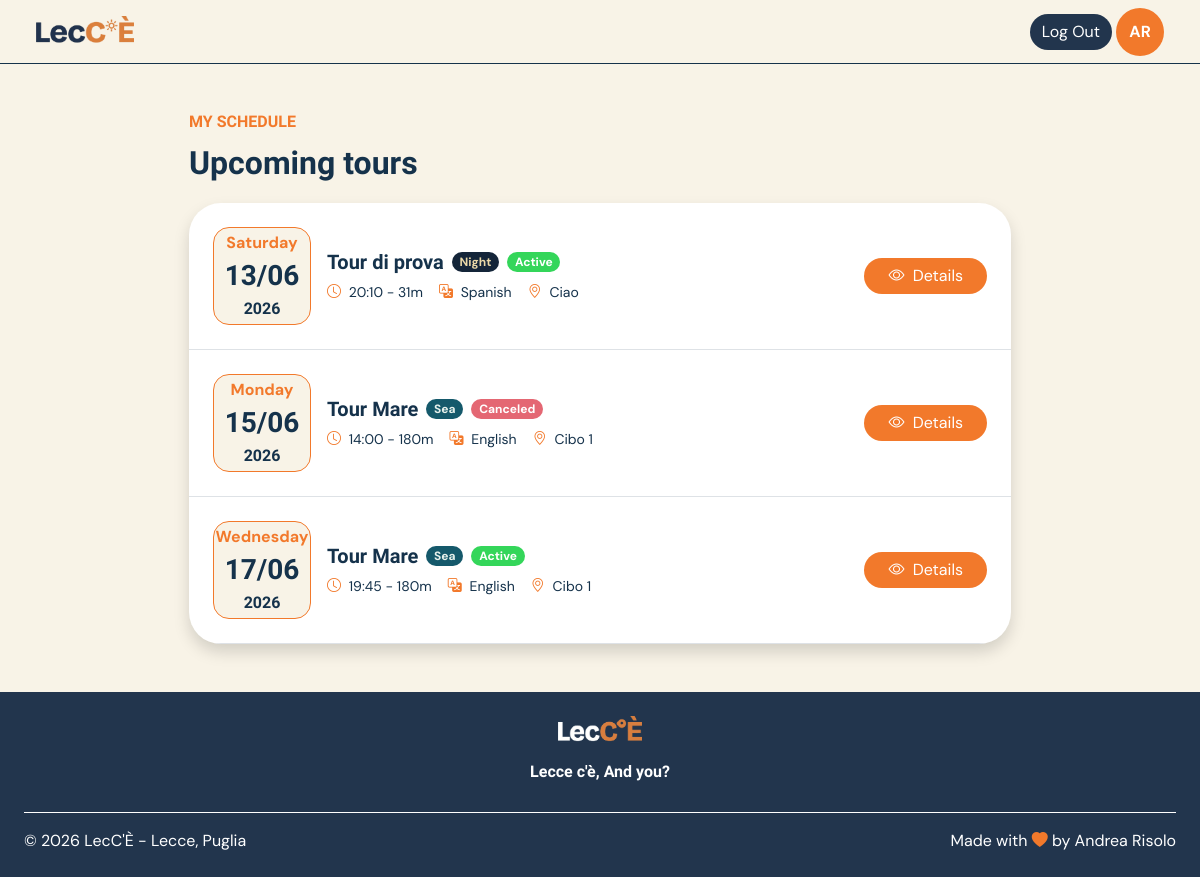
The app's page /schedule (signed in), older data.
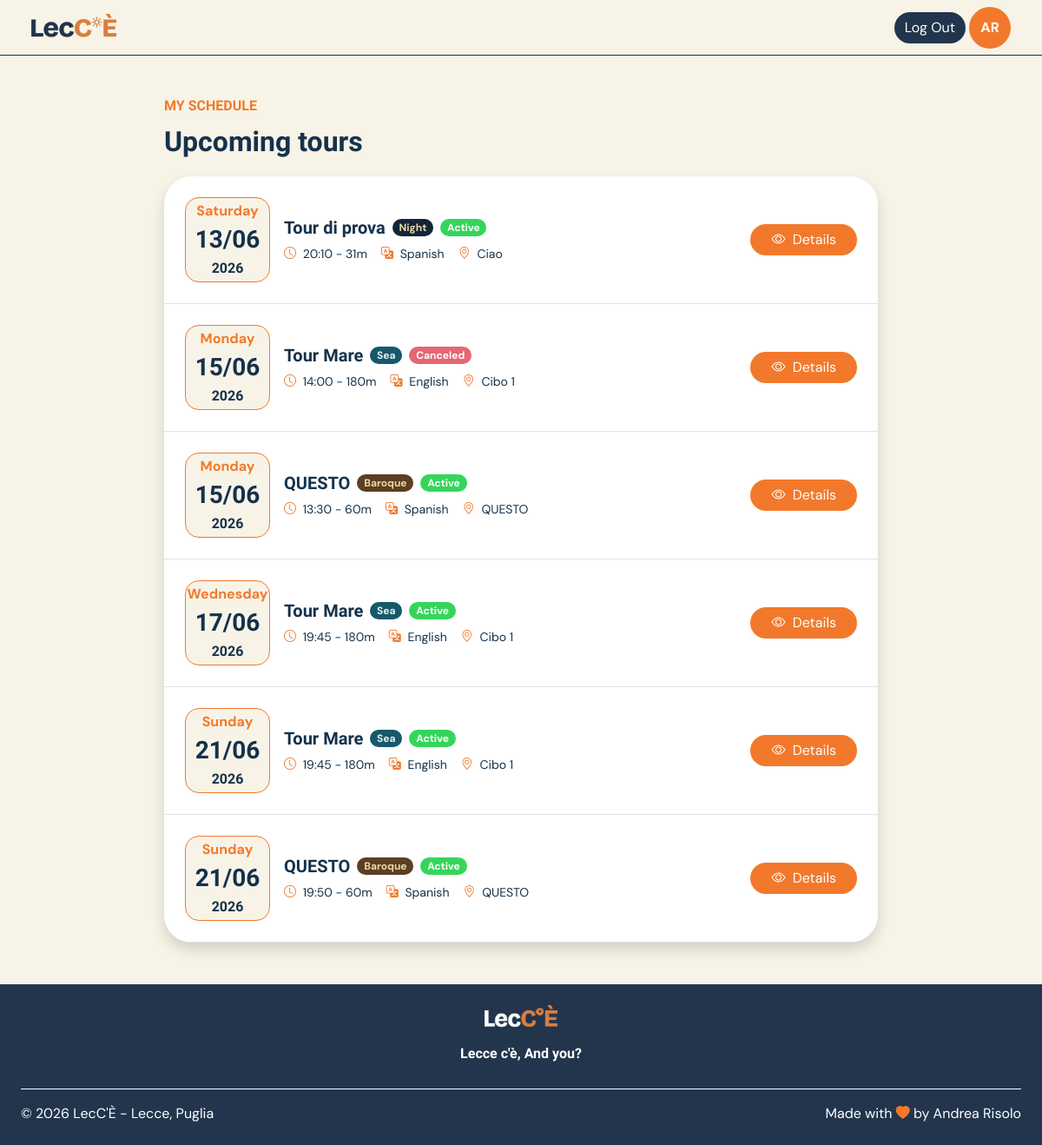
The same page, newer data.
### tables this page shows
CREATE TABLE users (
    id TEXT PRIMARY KEY,
    role TEXT NOT NULL,

    email TEXT NOT NULL UNIQUE,
    password TEXT NOT NULL,

    first_name TEXT NOT NULL,
    last_name TEXT NOT NULL,
    profile_photo TEXT
);

CREATE TABLE "tour_occurrences" (
	"id"	TEXT,
	"tour_id"	TEXT NOT NULL,
	"date"	TEXT NOT NULL,
	"start_time"	TEXT NOT NULL,
	"state"	TEXT NOT NULL DEFAULT 'not_departed',
	PRIMARY KEY("id"),
	FOREIGN KEY("tour_id") REFERENCES "tours"("id")
);

CREATE TABLE "tours" (
	"id"	TEXT,
	"guide_id"	TEXT NOT NULL,
	"language_id"	TEXT NOT NULL,
	"title"	TEXT NOT NULL,
	"description"	TEXT NOT NULL,
	"duration"	INTEGER NOT NULL,
	"max_participants"	INTEGER NOT NULL,
	"theme_id"	INTEGER NOT NULL,
	"state"	TEXT NOT NULL DEFAULT 'active',
	PRIMARY KEY("id"),
	FOREIGN KEY("guide_id") REFERENCES "users"("id") ON DELETE CASCADE,
	FOREIGN KEY("language_id") REFERENCES "languages"("id") ON DELETE CASCADE,
	FOREIGN KEY("theme_id") REFERENCES "tour_themes"("id")
);

CREATE TABLE "tour_themes" (
	"id"	INTEGER,
	"name"	TEXT NOT NULL,
	"emoji"	TEXT NOT NULL,
	"description"	TEXT NOT NULL,
	PRIMARY KEY("id" AUTOINCREMENT)
);

CREATE TABLE "languages" (
	"id"	INTEGER,
	"name"	TEXT NOT NULL UNIQUE,
	PRIMARY KEY("id" AUTOINCREMENT)
);

CREATE TABLE "stops" (
	"id"	TEXT,
	"tour_id"	TEXT NOT NULL,
	"place_name"	TEXT NOT NULL,
	"order_number"	INTEGER NOT NULL,
	PRIMARY KEY("id"),
	FOREIGN KEY("tour_id") REFERENCES "tours"("id") ON DELETE CASCADE
);

### app.py (the view)
@login_required
@app.route("/schedule")
def personal_schedule():
    today = date.today()
    if current_user.role == "guide":
        occurrences = occurrencies_dao.get_not_empty_occurrences_by_guide_id(current_user.id)
        for occurrence in occurrences:
            occurrence.tour = tours_dao.get_tour_by_id(occurrence.tour_id)
            occurrence.tour.language = languages_dao.get_language_by_id(occurrence.tour.language_id)["name"]
            occurrence.tour.theme = themes_dao.get_theme_by_id(occurrence.tour.theme_id)
            occurrence.tour.stops = stops_dao.get_first_stop_by_tour(occurrence.tour)
        upcoming = occurrences
    else:
        reservations = reservations_dao.get_reservations_by_participant_id(current_user.id)
        occurrencies = []
        for reservation in reservations:
            occurrence = occurrencies_dao.get_occurrence_by_id(reservation.occurrence_id)
            occurrence.tour = tours_dao.get_tour_by_id(occurrence.tour_id)
            occurrence.tour.language = languages_dao.get_language_by_id(occurrence.tour.language_id)["name"]
            occurrence.tour.theme = themes_dao.get_theme_by_id(occurrence.tour.theme_id)
            occurrence.tour.stops = stops_dao.get_first_stop_by_tour(occurrence.tour)
            occurrence.reservation = reservation
            occurrencies.append(occurrence)
        upcoming = occurrencies
    return render_template("personal_schedule.html", upcoming=upcoming)

### app.py (called while the page is built)
@login_manager.user_loader
def load_user(user_id):
    db_user=users_dao.get_user_by_id(user_id)
    return db_user

### database/daos/languages.py (called while the page is built)
@connect_db
def get_language_by_id(conn, cursor, id):
    query="SELECT * FROM languages WHERE id=(?)"
    cursor.execute(query, (id,))
    language=cursor.fetchone()
    if language is None:
        return None
    return dict(language)

### database/daos/occurrencies.py (called while the page is built)
@connect_db
def get_occurrence_by_id(conn, cursor, occurrence_id):
    query="SELECT * FROM tour_occurrences WHERE id=(?)"
    cursor.execute(query, (occurrence_id,))
    occurrence=cursor.fetchone()
    if occurrence is None:
        return None
    occurrence_obj=Occurrence(occurrence["id"], occurrence["tour_id"], datetime.datetime.strptime(occurrence["date"], "%Y-%m-%d"), occurrence["start_time"], occurrence["state"])
    return occurrence_obj

### database/daos/stops.py (called while the page is built)
@connect_db
def get_first_stop_by_tour(conn, cursor, tour):
    query = "SELECT place_name FROM stops WHERE tour_id=(?) ORDER BY order_number ASC LIMIT 1"
    cursor.execute(query, (tour.id,))
    stop = cursor.fetchone()
    if stop:
        return stop["place_name"]
    else:
        return None

### database/daos/themes.py (called while the page is built)
@connect_db
def get_theme_by_id(conn, cursor, id):
    query="SELECT * FROM tour_themes WHERE id=(?)"
    cursor.execute(query, (id,))
    theme=cursor.fetchone()
    if theme is None:
        return None
    theme_obj=Theme(theme["id"], theme["name"], theme["emoji"], theme["description"])
    return theme_obj

### database/daos/tours.py (called while the page is built)
@connect_db
def get_tour_by_id(conn, cursor, id):
    query="SELECT * FROM tours WHERE id=(?)"
    cursor.execute(query, (id,))
    tour=cursor.fetchone()
    if tour is None:
        return None
    tour_obj=Tour(tour["id"], tour["title"], tour["description"], tour["duration"], tour["max_participants"], tour["theme_id"], tour["language_id"], tour["guide_id"], tour["state"])
    return tour_obj

### database/daos/users.py (called while the page is built)
@connect_db
def get_user_by_id(conn, cursor, id):
    query="SELECT * FROM users WHERE id=(?)"
    cursor.execute(query, (id,))
    user=cursor.fetchone()
    if user is None:
        return None
    user_obj=User(user["id"], user["role"], user["email"], user["password"], user["first_name"], user["last_name"], user["profile_photo"])
    return user_obj

### utilities/db_connection.py (called while the page is built)
def connect_db(func):
    @wraps(func)
    def wrapper(*args, **kwargs):
        conn = sqlite3.connect(DB_PATH)
        conn.row_factory = sqlite3.Row
        cursor = conn.cursor()
        try:
            return func(conn, cursor, *args, **kwargs)
        finally:
            cursor.close()
            conn.close()
    return wrapper

### templates/personal_schedule.html (shortened to what this page needs)
{% extends "base.html" %}
{% block content %}
<main class="mx-4 my-5">
    <div class="container w-75">
        <section class="mb-5">
            <div class="mb-3">
                <h1 class="lecce-text-impact lecce-primary-color fw-bold mb-2 fs-6">
                    MY SCHEDULE
                </h1>
                <span class="lecce-text-impact lecce-secondary-color fw-bold mb-0 fs-2">
                    Upcoming tours
                </span>
            </div>
            <div class="bg-white rounded-5 shadow overflow-hidden">
                {% if upcoming|length > 0 %}
                {% for occurrence in upcoming %}
                {% include "booking_card.html" %}
                {% endfor %}
                {% else %}
                <div class="d-flex justify-content-center p-4">
                    <p class="mb-0">No upcoming occurrences found</p>
                </div>
                {% endif %}
            </div>
        </section>
    </div>
</main>
{% endblock %}

### templates/base.html (shortened to what this page needs)
<!doctype html>
<html lang="en">
<head>
    <link href="https://cdn.jsdelivr.net/npm/bootstrap@5.3.5/dist/css/bootstrap.min.css" rel="stylesheet"
>
    <link rel="stylesheet" href="https://cdn.jsdelivr.net/npm/bootstrap-icons@1.11.3/font/bootstrap-icons.min.css">
    <link rel="stylesheet" href="{{ url_for('static', filename='css/style.css') }}">
    <link rel="stylesheet" href="{{ url_for('static', filename='css/themes.css') }}">
    <link rel="stylesheet" href="https://cdn.jsdelivr.net/npm/flatpickr/dist/flatpickr.min.css">
</head>
<body>
    <header class="lecce-header">
        <nav class="navbar mx-4">
            <div class="container-fluid d-flex align-items-center justify-content-between">
                <a class="navbar-brand d-flex align-items-center" href="{{ url_for('home') }}">
                    <img class="lecce-logo p-0 m-0"
                        src="{{ url_for('static', filename='images/utility_images/LecCE_logo_primary.png') }}"
                        alt="LecCÈ Logo">
                </a>
                {% if current_user.is_authenticated %}
                <div class="d-flex align-items-center gap-1">
                    <a class="btn lecce-btn lecce-secondary-background" href="{{ url_for('logout') }}">Log Out</a>
                    <a href="{{ url_for('my_profile') }}" class="text-decoration-none">
                        {% if current_user.profile_photo is not none %}
                        <div class="profile-initials p-1"><img src="{{ url_for('static', filename='images/profile_photos/' ~ current_user.profile_photo) }}" alt="Profile Photo" class="img-fluid rounded-circle object-fit-cover"></div>
                        {% else %}
                        <div class="profile-initials fw-bold p-2">{{ current_user.first_name[0].upper() }}{{
                            current_user.last_name[0].upper() }}</div>
                        {% endif %}
                    </a>
                </div>
                {% else %}
                <div class="d-flex align-items-center gap-1">
                    <a class="btn lecce-btn lecce-primary-background" href="{{ url_for('login') }}">Log In</a>
                    <a class="btn lecce-btn lecce-secondary-background" href="{{ url_for('register') }}">Sign Up</a>
                </div>
                {% endif %}
            </div>
        </nav>
    </header>
    <div class="container-fluid">
        {%block content %}{% endblock %}
    </div>
    <footer class="lecce-secondary-background mt-1 p-4">
        <div class="d-flex flex-column align-items-center text-center">
            <img class="lecce-logo mb-2"
                src="{{ url_for('static', filename='images/utility_images/LecCE_logo_secondary.png') }}"
                alt="LecCÈ Logo">
            <p class="lecce-text-impact fw-semibold lh-lg mb-4">
                Lecce c'è, And you?
            </p>
        </div>
        <div class="d-flex flex-column flex-md-row justify-content-between gap-2 border-top border-white pt-3">
            <span class="mb-0">
                © 2026 LecC'È - Lecce, Puglia
            </span>
            <span class="mb-0">
                Made with <i class="bi bi-heart-fill lecce-primary-color"></i> by Andrea Risolo
            </span>
        </div>
    </footer>
</body>
</html>

### templates/booking_card.html
<div class="d-flex flex-row align-items-center justify-content-between gap-3 p-4 border-bottom">
    <div class="d-flex align-items-center gap-3">
        <div class="rounded-4 lecce-profile-date p-5">
            <span class="lecce-primary-color fw-bold mb-0 fs-6">{{ occurrence.date.strftime('%A') }}</span>
            <span class="lecce-text-impact lecce-secondary-color fw-bold fs-3 mb-0">{{ occurrence.date.strftime('%d/%m')
                }}</span>
            <span class="lecce-text-impact lecce-secondary-color fw-bold fs-6 mb-0">{{ occurrence.date.strftime('%Y')
                }}</span>
        </div>
        <div>
            <div class="d-flex align-items-center gap-2 mb-2">
                <h3 class="h5 lecce-text-impact lecce-secondary-color fw-bold m-0">
                    <a href="{{ url_for('tour', id=occurrence.tour.id) }}"
                        class="text-decoration-none lecce-secondary-color">
                        {{ occurrence.tour.title }}
                    </a>
                </h3>
                <div
                    class="badge rounded-4 lecce-{{ occurrence.tour.theme.name.lower() }}-background lecce-{{ occurrence.tour.theme.name.lower() }}-text">
                    {{ occurrence.tour.theme.name }}</div>
                {% if occurrence.reservation is not none and occurrence.reservation.state == "canceled" %}
                <div class="badge rounded-4 lecce-negative-background">Canceled</div>
                {% endif %}
                {% if occurrence.reservation is not none and occurrence.reservation.state == "active" %}
                <div class="badge rounded-4 lecce-positive-background">Active</div>
                {% endif %}
            </div>
            <div class="d-flex flex-wrap gap-3 small lecce-secondary-color">
                <span>
                    <i class="bi bi-clock lecce-primary-color me-1"></i>
                    {{ occurrence.start_time }} - {{ occurrence.tour.duration }}m
                </span>
                <span>
                    <i class="bi bi-translate lecce-primary-color me-1"></i>
                    {{ occurrence.tour.language }}
                </span>
                <span>
                    <i class="bi bi-geo-alt lecce-primary-color me-1"></i>
                    {{ occurrence.tour.stops }}
                </span>
            </div>
        </div>
    </div>
    <div>
        {% if current_user.id == occurrence.reservation.participant_id %}
        {% if current_user.role == 'participant' %}
        <a href="{{ url_for('reservation', id=occurrence.reservation.id) }}"
            class="btn lecce-btn lecce-primary-background px-4">
            <i class="bi bi-eye me-1"></i>
            Details
        </a>
        {% else %}
        <a href="#" class="btn lecce-btn lecce-primary-background px-4">
            <i class="bi bi-eye me-1"></i>
            Details
        </a>
        {% endif %}
        {% endif %}
    </div>
</div>

### static/css/style.css (style rules this page uses)
body { background-color: #F8F3E7; font-family: "DM Sans", sans-serif; }
.lecce-logo { height: 2rem; }
.lecce-text-impact { font-family: "Bricolage Grotesque", sans-serif; }
.lecce-primary-color { color: #F2792B }
.lecce-secondary-color { color: #15324B; }
.lecce-positive-background { background-color: #34d65a; }
.lecce-negative-background { background-color: #e46773; }
.lecce-header { border-bottom: 0.01rem solid #15324B; height: 4rem; }
.lecce-btn { color: white; border: none; border-radius: 1000px; }
.lecce-primary-background { background-color: #F2792B; color: white; }
.lecce-secondary-background { background-color: #22354d; color: white; }
.profile-initials { background-color: #F2792B; color: white; aspect-ratio: 1/1; border-radius: 50%; height: 3rem; width: 3rem; display: flex; align-items: center; justify-content: center; }
.lecce-profile-date { background-color: #F8F3E7; border: 0.1rem solid #F2792B; aspect-ratio: 1/1; border-radius: 0%; width: 4rem; height: 4rem; display: flex; flex-direction: column; align-items: center; justify-content: center; }

### static/css/themes.css (style rules this page uses)
.lecce-baroque-background { background-color: #5c3e23; }
.lecce-baroque-text { color: #EFD7A6; }
.lecce-sea-background { background-color: #15596B; }
.lecce-sea-text { color: #E7F1EC; }
.lecce-night-background { background-color: #142539; }
.lecce-night-text { color: #EBD9A8; }

Row changes from the older to the newer data that the page shows:
added tour_occurrences: date "Monday", date "15/06", date "2026", tour "QUESTO", tour.theme.name "Baroque", shows "Active", start_time "13:30", tour.duration "60", tour.language "Spanish", tour.stops "QUESTO"
added tour_occurrences: date "Sunday", date "21/06", date "2026", tour "Tour Mare", tour.theme.name "Sea", shows "Active", start_time "19:45", tour.duration "180", tour.language "English", tour.stops "Cibo 1"
added tour_occurrences: date "Sunday", date "21/06", date "2026", tour "QUESTO", tour.theme.name "Baroque", shows "Active", start_time "19:50", tour.duration "60", tour.language "Spanish", tour.stops "QUESTO"
